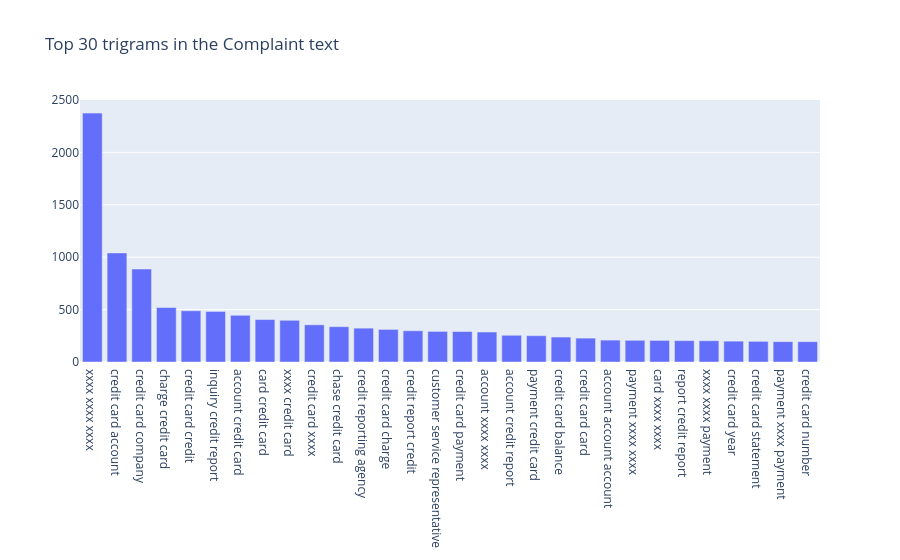

Here is the notebook cell this chart was saved with:
### Code cell
def get_top_n_trigram(corpus, n=None):
    vec = CountVectorizer(ngram_range=(3, 3), stop_words='english').fit(corpus)
    bag_of_words = vec.transform(corpus)
    sum_words = bag_of_words.sum(axis=0) 
    words_freq = [(word, sum_words[0, idx]) for word, idx in vec.vocabulary_.items()]
    words_freq =sorted(words_freq, key = lambda x: x[1], reverse=True)
    return words_freq[:n]
common_words = get_top_n_trigram(df_clean['Complaint_clean'].values.astype('U'), 30)
df4 = pd.DataFrame(common_words, columns = ['trigram' , 'count'])
fig = go.Figure([go.Bar(x=df4['trigram'], y=df4['count'])])
fig.update_layout(title=go.layout.Title(text="Top 30 trigrams in the Complaint text"))
fig.show()

### Figure 1 — Plotly figure (JSON) as saved in the notebook; plotly's stock layout.template omitted (floating-point values rounded to 4 significant figures)
{"data": [{"type": "bar", "x": ["xxxx xxxx xxxx", "credit card account", "credit card company", "charge credit card", "credit card credit", "inquiry credit report", "account credit card", "card credit card", "xxxx credit card", "credit card xxxx", "chase credit card", "credit reporting agency", "credit card charge", "credit report credit", "customer service representative", "credit card payment", "account xxxx xxxx", "account credit report", "payment credit card", "credit card balance", "credit card card", "account account account", "payment xxxx xxxx", "card xxxx xxxx", "report credit report", "xxxx xxxx payment", "credit card year", "credit card statement", "payment xxxx payment", "credit card number"], "y": [2375, 1041, 887, 520, 489, 483, 445, 405, 398, 355, 337, 323, 311, 298, 292, 291, 286, 255, 251, 238, 228, 209, 207, 206, 204, 203, 199, 197, 194, 194]}], "layout": {"title": {"text": "Top 30 trigrams in the Complaint text"}}}
